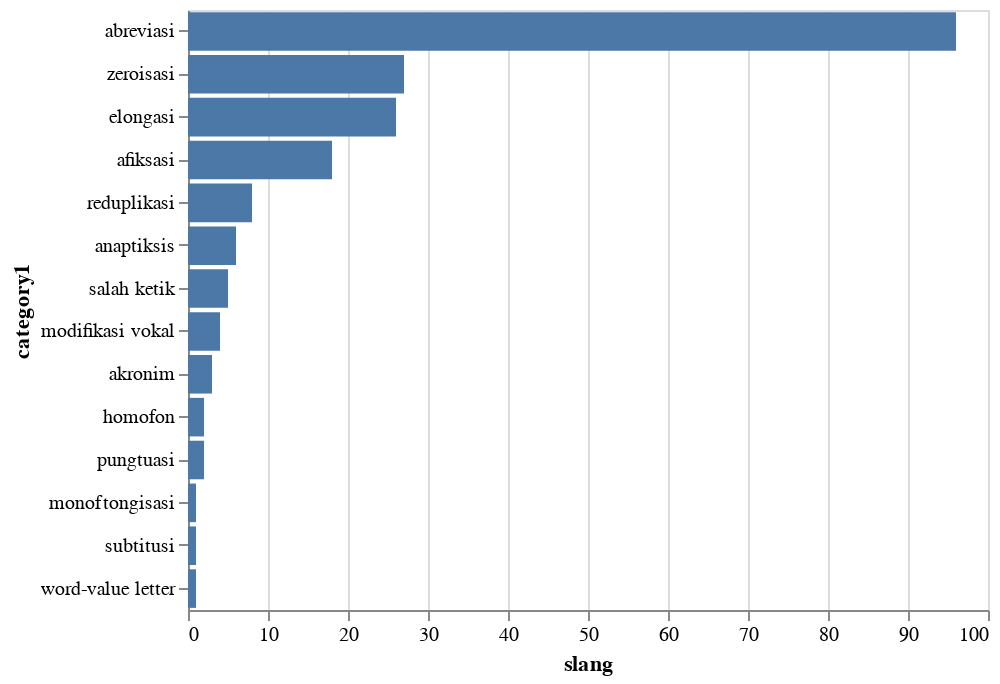

Write notebook code for a chart like this one.
### Code cell
agg_all = df_wt_prediction.groupby(
    'category1'
).agg('count')['slang'].reset_index()
alt.Chart(agg_all).mark_bar().encode(
    x='slang',
    y=alt.Y(
        'category1',
        sort=alt.EncodingSortField(
            field='slang',
            op='sum',
            order='descending'
        )
    )
)

### Figure 1 — Vega-Lite specification as saved in the notebook (floating-point values rounded to 4 significant figures)
{"$schema": "https://vega.github.io/schema/vega-lite/v2.6.0.json", "config": {"view": {"height": 300, "width": 400}}, "data": {"name": "data-e114df07a0734f0f06ce984d0a4582bd"}, "datasets": {"data-e114df07a0734f0f06ce984d0a4582bd": [{"category1": "abreviasi", "slang": 96}, {"category1": "afiksasi", "slang": 18}, {"category1": "akronim", "slang": 3}, {"category1": "anaptiksis", "slang": 6}, {"category1": "elongasi", "slang": 26}, {"category1": "homofon", "slang": 2}, {"category1": "modifikasi vokal", "slang": 4}, {"category1": "monoftongisasi", "slang": 1}, {"category1": "pungtuasi", "slang": 2}, {"category1": "reduplikasi", "slang": 8}, {"category1": "salah ketik", "slang": 5}, {"category1": "subtitusi", "slang": 1}, {"category1": "word-value letter", "slang": 1}, {"category1": "zeroisasi", "slang": 27}]}, "encoding": {"x": {"field": "slang", "type": "quantitative"}, "y": {"field": "category1", "sort": {"field": "slang", "op": "sum", "order": "descending"}, "type": "nominal"}}, "mark": "bar"}
